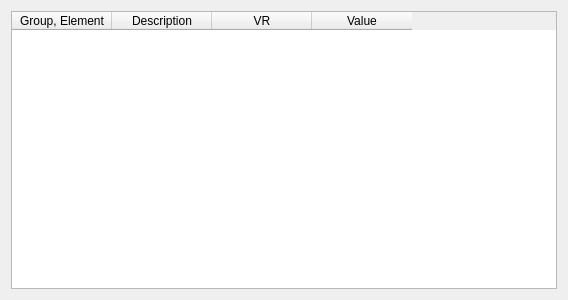
<?xml version="1.0" encoding="UTF-8"?>
<ui version="4.0">
 <class>QAlderDicomTagWidget</class>
 <widget class="QWidget" name="QAlderDicomTagWidget">
  <property name="geometry">
   <rect>
    <x>0</x>
    <y>0</y>
    <width>568</width>
    <height>300</height>
   </rect>
  </property>
  <property name="windowTitle">
   <string>Form</string>
  </property>
  <layout class="QVBoxLayout" name="verticalLayout">
   <item>
    <widget class="QTableWidget" name="tableWidget">
     <property name="wordWrap">
      <bool>false</bool>
     </property>
     <property name="rowCount">
      <number>0</number>
     </property>
     <attribute name="horizontalHeaderVisible">
      <bool>true</bool>
     </attribute>
     <attribute name="horizontalHeaderHighlightSections">
      <bool>false</bool>
     </attribute>
     <attribute name="horizontalHeaderShowSortIndicator" stdset="0">
      <bool>false</bool>
     </attribute>
     <attribute name="verticalHeaderVisible">
      <bool>false</bool>
     </attribute>
     <attribute name="verticalHeaderHighlightSections">
      <bool>false</bool>
     </attribute>
     <attribute name="verticalHeaderStretchLastSection">
      <bool>false</bool>
     </attribute>
     <column>
      <property name="text">
       <string>Group, Element</string>
      </property>
     </column>
     <column>
      <property name="text">
       <string>Description</string>
      </property>
     </column>
     <column>
      <property name="text">
       <string>VR</string>
      </property>
     </column>
     <column>
      <property name="text">
       <string>Value</string>
      </property>
     </column>
    </widget>
   </item>
  </layout>
 </widget>
 <resources/>
 <connections/>
</ui>
